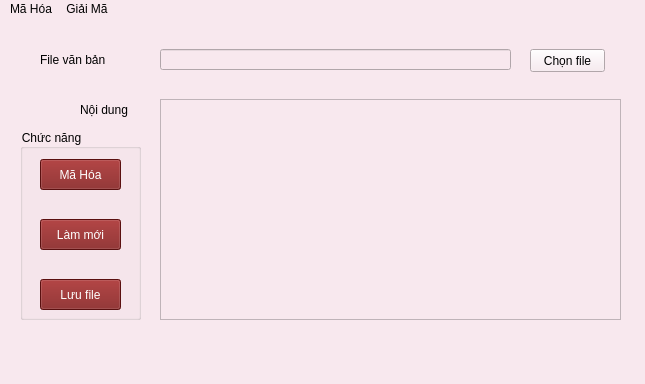
<?xml version="1.0" encoding="UTF-8"?>
<ui version="4.0">
 <class>MainWindow</class>
 <widget class="QMainWindow" name="MainWindow">
  <property name="geometry">
   <rect>
    <x>0</x>
    <y>0</y>
    <width>645</width>
    <height>384</height>
   </rect>
  </property>
  <property name="font">
   <font>
    <pointsize>12</pointsize>
    <weight>50</weight>
    <bold>false</bold>
   </font>
  </property>
  <property name="windowTitle">
   <string>Mã Hóa Chuyển Vị Nhiều Dòng</string>
  </property>
  <property name="styleSheet">
   <string notr="true">background-color: rgb(248, 232, 238);
</string>
  </property>
  <property name="iconSize">
   <size>
    <width>24</width>
    <height>24</height>
   </size>
  </property>
  <widget class="QWidget" name="centralwidget">
   <widget class="QGroupBox" name="groupBox_4">
    <property name="geometry">
     <rect>
      <x>20</x>
      <y>110</y>
      <width>121</width>
      <height>191</height>
     </rect>
    </property>
    <property name="title">
     <string>Chức năng</string>
    </property>
    <widget class="QPushButton" name="pB_MaHoa">
     <property name="geometry">
      <rect>
       <x>20</x>
       <y>30</y>
       <width>81</width>
       <height>31</height>
      </rect>
     </property>
     <property name="styleSheet">
      <string notr="true">background-color: rgb(126, 23, 23);
color: rgb(255, 255, 255);</string>
     </property>
     <property name="text">
      <string>Mã Hóa</string>
     </property>
    </widget>
    <widget class="QPushButton" name="pB_Refresh">
     <property name="geometry">
      <rect>
       <x>20</x>
       <y>90</y>
       <width>81</width>
       <height>31</height>
      </rect>
     </property>
     <property name="styleSheet">
      <string notr="true">background-color: rgb(126, 23, 23);
color: rgb(255, 255, 255);</string>
     </property>
     <property name="text">
      <string>Làm mới</string>
     </property>
    </widget>
    <widget class="QPushButton" name="pB_LuuFile">
     <property name="geometry">
      <rect>
       <x>20</x>
       <y>150</y>
       <width>81</width>
       <height>31</height>
      </rect>
     </property>
     <property name="styleSheet">
      <string notr="true">background-color: rgb(126, 23, 23);
color: rgb(255, 255, 255);</string>
     </property>
     <property name="text">
      <string>Lưu file</string>
     </property>
    </widget>
   </widget>
   <widget class="QLabel" name="label">
    <property name="geometry">
     <rect>
      <x>40</x>
      <y>30</y>
      <width>101</width>
      <height>21</height>
     </rect>
    </property>
    <property name="styleSheet">
     <string notr="true">color: rgb(0, 0, 0);
font: 75 12pt &quot;MS Shell Dlg 2&quot;;</string>
    </property>
    <property name="text">
     <string>File văn bản</string>
    </property>
   </widget>
   <widget class="QLineEdit" name="lE_FileIn">
    <property name="geometry">
     <rect>
      <x>160</x>
      <y>30</y>
      <width>351</width>
      <height>21</height>
     </rect>
    </property>
    <property name="text">
     <string/>
    </property>
   </widget>
   <widget class="QPushButton" name="pB_ChooseFile">
    <property name="geometry">
     <rect>
      <x>530</x>
      <y>30</y>
      <width>75</width>
      <height>23</height>
     </rect>
    </property>
    <property name="text">
     <string>Chọn file</string>
    </property>
   </widget>
   <widget class="QTextBrowser" name="tB_Content">
    <property name="geometry">
     <rect>
      <x>160</x>
      <y>80</y>
      <width>461</width>
      <height>221</height>
     </rect>
    </property>
   </widget>
   <widget class="QLabel" name="label_2">
    <property name="geometry">
     <rect>
      <x>80</x>
      <y>80</y>
      <width>71</width>
      <height>21</height>
     </rect>
    </property>
    <property name="styleSheet">
     <string notr="true">color: rgb(0, 0, 0);
font: 75 12pt &quot;MS Shell Dlg 2&quot;;</string>
    </property>
    <property name="text">
     <string>Nội dung</string>
    </property>
   </widget>
  </widget>
  <widget class="QMenuBar" name="menubar">
   <property name="geometry">
    <rect>
     <x>0</x>
     <y>0</y>
     <width>645</width>
     <height>22</height>
    </rect>
   </property>
   <widget class="QMenu" name="menuM_H_a">
    <property name="title">
     <string>Mã Hóa</string>
    </property>
    <widget class="QMenu" name="menuRSA">
     <property name="title">
      <string>RSA</string>
     </property>
     <addaction name="ac_MH_TaoKhoa"/>
     <addaction name="separator"/>
     <addaction name="ac_MH_RSA_2"/>
    </widget>
    <addaction name="ac_MH_SDES"/>
    <addaction name="separator"/>
    <addaction name="ac_MH_Belasco"/>
    <addaction name="separator"/>
    <addaction name="ac_MH_ChuyenVi"/>
    <addaction name="separator"/>
    <addaction name="ac_MH_Vigenere"/>
    <addaction name="separator"/>
    <addaction name="menuRSA"/>
   </widget>
   <widget class="QMenu" name="menuGi_i_M">
    <property name="title">
     <string>Giải Mã</string>
    </property>
    <widget class="QMenu" name="menuRSA_2">
     <property name="title">
      <string>RSA</string>
     </property>
     <addaction name="ac_GM_TaoKhoa"/>
     <addaction name="separator"/>
     <addaction name="ac_GM_RSA_2"/>
    </widget>
    <addaction name="ac_GM_SDES"/>
    <addaction name="separator"/>
    <addaction name="ac_GM_Belasco"/>
    <addaction name="separator"/>
    <addaction name="ac_GM_ChuyenVi"/>
    <addaction name="separator"/>
    <addaction name="ac_GM_Vigenre"/>
    <addaction name="separator"/>
    <addaction name="menuRSA_2"/>
   </widget>
   <addaction name="menuM_H_a"/>
   <addaction name="menuGi_i_M"/>
  </widget>
  <widget class="QStatusBar" name="statusbar"/>
  <action name="ac_MH_RSA">
   <property name="text">
    <string>RSA</string>
   </property>
  </action>
  <action name="ac_MH_SDES">
   <property name="text">
    <string>SDES</string>
   </property>
  </action>
  <action name="ac_MH_Belasco">
   <property name="text">
    <string>Belasco</string>
   </property>
  </action>
  <action name="ac_MH_ChuyenVi">
   <property name="text">
    <string>Chuyển vị</string>
   </property>
  </action>
  <action name="ac_GM_RSA">
   <property name="text">
    <string>RSA</string>
   </property>
  </action>
  <action name="ac_GM_SDES">
   <property name="text">
    <string>SDES</string>
   </property>
  </action>
  <action name="ac_GM_Belasco">
   <property name="text">
    <string>Belasco</string>
   </property>
  </action>
  <action name="ac_GM_ChuyenVi">
   <property name="text">
    <string>Chuyển vị</string>
   </property>
  </action>
  <action name="ac_MH_Vigenere">
   <property name="text">
    <string>Vigenere</string>
   </property>
  </action>
  <action name="ac_GM_Vigenre">
   <property name="text">
    <string>Vigenere</string>
   </property>
  </action>
  <action name="ac_MH_TaoKhoa">
   <property name="text">
    <string>Tạo khóa</string>
   </property>
  </action>
  <action name="ac_MH_RSA_2">
   <property name="text">
    <string>Mã hóa</string>
   </property>
  </action>
  <action name="ac_GM_TaoKhoa">
   <property name="text">
    <string>Tạo Khóa</string>
   </property>
  </action>
  <action name="ac_GM_RSA_2">
   <property name="text">
    <string>Giải Mã</string>
   </property>
  </action>
 </widget>
 <resources/>
 <connections/>
</ui>
